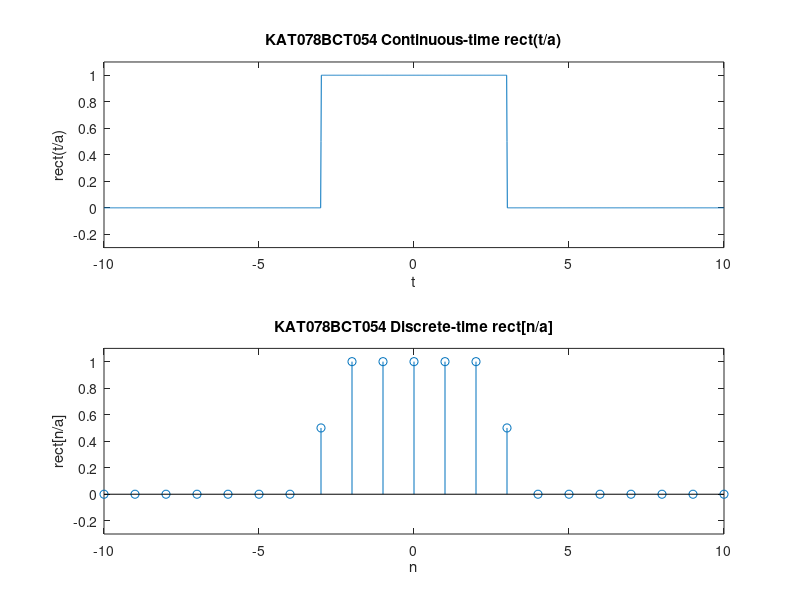

Write the MATLAB code that produced this figure.
a = 6;
t = -10:0.01:10;
rect_t = zeros(size(t));
for k = 1:length(t)
    if abs(t(k)) < a/2
        rect_t(k) = 1;
    elseif abs(t(k)) == a/2
        rect_t(k) = 0.5;
    else
        rect_t(k) = 0;
    endif
end
subplot(2,1,1);
plot(t, rect_t);
axis([-10 10 -0.3 1.1]);
title('KAT078BCT054 Continuous-time rect(t/a)');
xlabel('t'); ylabel('rect(t/a)');

n = -10:10;
rect_n = zeros(size(n));
for k = 1:length(n)
    if abs(n(k)) < a/2
        rect_n(k) = 1;
    elseif abs(n(k)) == a/2
        rect_n(k) = 0.5;
    else
        rect_n(k) = 0;
    endif
end
subplot(2,1,2);
stem(n, rect_n);
axis([-10 10 -0.3 1.1]);
title('KAT078BCT054 Discrete-time rect[n/a]');
xlabel('n'); ylabel('rect[n/a]');